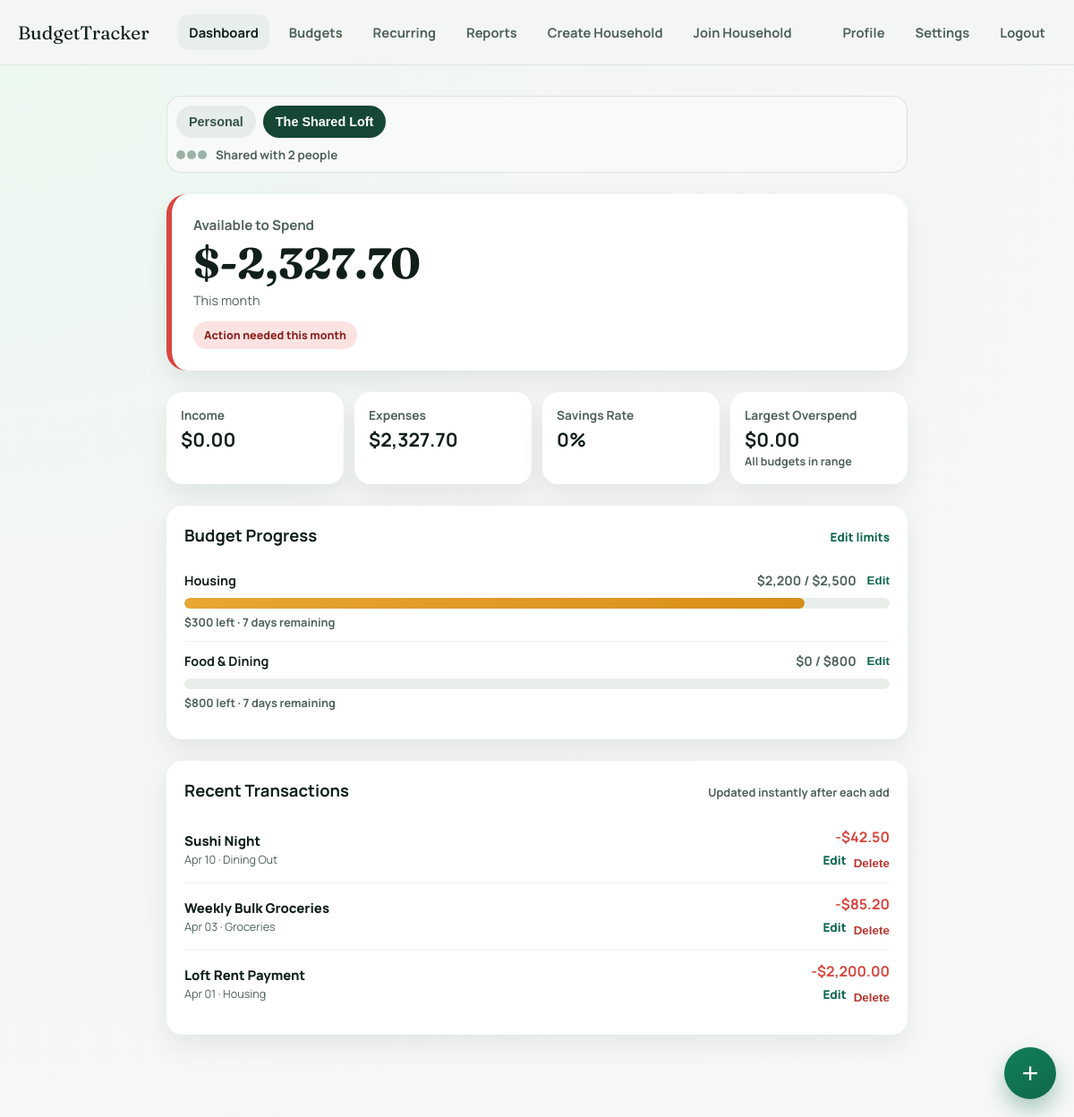
The page /household/1 (signed in) on the database its author committed.
### app/models.py (models this page shows, shortened)
class Household(db.Model):
    __tablename__ = "household"
    household_id = db.Column(db.Integer, primary_key=True)
    name = db.Column(db.String(120), nullable=False)
    invite_code = db.Column(db.String(50), unique=True, nullable=True)
    memberships = db.relationship("HouseholdMembership", back_populates="household", lazy=True)
    categories = db.relationship("Category", backref="household", lazy=True, foreign_keys="Category.household_id")
    transactions = db.relationship("Transaction", backref="household", lazy=True)
    budgets = db.relationship("Budget", backref="household", lazy=True)

class Category(db.Model):
    __tablename__ = "category"
    category_id = db.Column(db.Integer, primary_key=True)
    name = db.Column(db.String(80), nullable=False)
    user_id = db.Column(db.Integer, db.ForeignKey("user.id"), nullable=True)
    household_id = db.Column(db.Integer, db.ForeignKey("household.household_id"), nullable=True)
    parent_id = db.Column(db.Integer, db.ForeignKey('category.category_id'), nullable=True)
    is_system = db.Column(db.Boolean, default=False)
    subcategories = db.relationship("Category", backref=db.backref("parent", remote_side=[category_id]), lazy=True)
    transactions = db.relationship("Transaction", backref="category", lazy=True)

class Budget(db.Model):
    __tablename__ = "budget"
    budget_id = db.Column(db.Integer, primary_key=True)
    description = db.Column(db.String(255), nullable=True)
    month = db.Column(db.Date, nullable=False)
    limit_amount = db.Column(db.Float, nullable=False)
    category_id = db.Column(db.Integer, db.ForeignKey("category.category_id"), nullable=False)
    user_id = db.Column(db.Integer, db.ForeignKey("user.id"), nullable=True)
    household_id = db.Column(db.Integer, db.ForeignKey("household.household_id"), nullable=True)
    category = db.relationship("Category", backref="budgets", lazy=True)

class Transaction(db.Model):
    __tablename__ = "transaction"
    transaction_id = db.Column(db.Integer, primary_key=True)
    amount = db.Column(db.Float, nullable=False)
    type = db.Column(db.String(10), nullable=False)  # "income" or "expense"
    date = db.Column(db.Date, nullable=False, default=date.today)
    description = db.Column(db.String(255), nullable=True)
    user_id = db.Column(db.Integer, db.ForeignKey("user.id"), nullable=False)
    household_id = db.Column(db.Integer, db.ForeignKey("household.household_id"), nullable=True)  # NULL = personal
    category_id = db.Column(db.Integer, db.ForeignKey("category.category_id"), nullable=True)
    recurring_id = db.Column(db.Integer, db.ForeignKey("recurring_transaction.id"), nullable=True)
    __table_args__ = (
        db.UniqueConstraint("recurring_id", "date", name="uq_recurring_date"),
    )

### app/main/dashboard.py (the view)
@bp.route("/household/<int:household_id>")
@login_required
def household_dashboard(household_id):
    household = Household.query.get(household_id)
    if not household or not current_user.is_member_of(household):
        abort(404)
    context = _build_dashboard_context(household=household)
    return render_template("household.html", **context)

### app/main/transactions.py (called while the page is built)
@bp.before_app_request
def ensure_recurring_synced():
    if not current_user.is_authenticated:
        return
    if request.endpoint in [
        "main.personal_dashboard",
        "main.household_dashboard",
        "main.dashboard_content",
        "main.recurring_page",
    ]:
        try:
            sync_recurring(current_user.id)
        except Exception:
            db.session.rollback()

### app/main/utils.py (called while the page is built, shortened)
def get_recurring_template_scope(user_id):
    household_ids = [m.household_id for m in HouseholdMembership.query.filter_by(user_id=user_id).all()]
    if household_ids:
        return RecurringTransaction.query.filter(
            RecurringTransaction.is_active.is_(True),
            or_(
                RecurringTransaction.user_id == user_id,
                RecurringTransaction.household_id.in_(household_ids),
            ),
        )
    return RecurringTransaction.query.filter_by(is_active=True, user_id=user_id)

def sync_recurring(user_id=None):
    today = date.today()
    if user_id is not None:
        query = get_recurring_template_scope(user_id)
    else:
        query = RecurringTransaction.query.filter_by(is_active=True)
    created = []
    if created:
        db.session.commit()
    return created

### app/models.py (called while the page is built)
    @property
    def households(self):
        return [m.household for m in self.memberships]

    def is_member_of(self, household):
        return any(m.household_id == household.household_id for m in self.memberships)

### app/templates/household.html (shortened to what this page needs)
{% extends "dashboard.html" %}

### app/templates/partials/dashboard_content.html (shortened to what this page needs)
<div
  id="dashboard-content"
  class="dashboard-content"
  {% if is_household %}
    data-scope="household"
  {% else %}
    data-scope="personal"
  {% endif %}
>
  <div class="scope-toggle-wrap">
    <div class="scope-toggle">
      <button
        class="scope-pill {% if not is_household %}active{% endif %}"
        hx-get="{{ url_for('main.dashboard_content') }}"
        hx-target="#dashboard-content"
        hx-swap="outerHTML"
        hx-push-url="{{ url_for('main.personal_dashboard') }}"
        hx-indicator=".dashboard-skeleton"
      >
        Personal
      </button>
      {% for h in current_user.households %}
      <button
        class="scope-pill {% if is_household and household.household_id == h.household_id %}active{% endif %}"
        hx-get="{{ url_for('main.dashboard_content', household_id=h.household_id) }}"
        hx-target="#dashboard-content"
        hx-swap="outerHTML"
        hx-push-url="{{ url_for('main.household_dashboard', household_id=h.household_id) }}"
        hx-indicator=".dashboard-skeleton"
      >
        {{ h.name }}
      </button>
      {% endfor %}
    </div>
    {% if is_household %}
    <div class="scope-members">
      <div class="member-dots" aria-hidden="true">
        <span></span><span></span><span></span>
      </div>
      Shared with {{ member_count }} {{ "person" if member_count == 1 else "people" }}
    </div>
    {% endif %}
  </div>
  <section class="hero hero-{{ health_state }}">
    <p class="hero-label">Available to Spend</p>
    <h1 class="hero-amount">${{ "{:,.2f}".format(available_to_spend) }}</h1>
    <p class="hero-meta">This month {% if month_income > 0 %}- Savings rate {{ savings_rate|round(1) }}%{% endif %}</p>
    <div class="health-pill {{ health_state }}">
      {% if health_state == "good" %}
      On track this month
      {% elif health_state == "warning" %}
      Close to your spending limit
      {% else %}
      Action needed this month
      {% endif %}
    </div>
  </section>
  <section class="summary-grid">
    <article class="summary-card">
      <p>Income</p>
      <strong>${{ "{:,.2f}".format(month_income) }}</strong>
    </article>
    <article class="summary-card">
      <p>Expenses</p>
      <strong>${{ "{:,.2f}".format(month_expenses) }}</strong>
    </article>
    <article class="summary-card">
      <p>Savings Rate</p>
      <strong>{{ savings_rate|round(1) }}%</strong>
    </article>
    <article class="summary-card {% if largest_overspend %}warn{% endif %}">
      <p>Largest Overspend</p>
      {% if largest_overspend %}
      <strong>${{ "{:,.2f}".format(largest_overspend.remaining|abs) }}</strong>
      <small>{{ largest_overspend.category }}</small>
      {% else %}
      <strong>$0.00</strong>
      <small>All budgets in range</small>
      {% endif %}
    </article>
  </section>
  <section class="dashboard-card">
    <div class="card-header">
      <h2>Budget Progress</h2>
      <a href="{{ url_for('main.view_budgets') }}" class="muted-link">Edit limits</a>
    </div>
    {% if budget_items %}
      {% for item in budget_items %}
      <article class="budget-row {% if item.remaining < 0 %}is-over{% endif %}">
        <div class="budget-row-top">
          <p class="budget-name">{{ item.category }}</p>
          <div style="display: flex; gap: 12px; align-items: center;">
            <p class="budget-values">${{ "{:,.0f}".format(item.spent) }} / ${{ "{:,.0f}".format(item.limit) }}</p>
            <button type="button" class="inline-link"
                    data-open-budget-modal
                    data-budget-id="{{ item.budget_id }}"
                    data-category="{{ item.category }}"
                    data-month="{{ item.month }}"
                    data-limit="{{ item.limit }}"
                    data-description="{{ item.description }}"
                    data-action="{{ url_for('main.edit_budget', budget_id=item.budget_id) }}"
                    aria-label="Edit {{ item.category }} budget">Edit</button>
          </div>
        </div>
        <div class="progress-track">
          <div class="progress-fill {% if item.percent >= 90 %}danger{% elif item.percent >= 70 %}warning{% else %}safe{% endif %}" style="--target: {{ item.percent|round(1) }}%;"></div>
        </div>
        <p class="budget-meta">
          {% if item.remaining >= 0 %}
            ${{ "{:,.0f}".format(item.remaining) }} left · {{ days_remaining }} days remaining
          {% else %}
            You're ${{ "{:,.0f}".format(item.remaining|abs) }} over budget
          {% endif %}
        </p>
      </article>
      {% endfor %}
    {% else %}
      <p class="empty">No budgets yet. Add your first monthly limit to get quick progress signals.</p>
    {% endif %}
  </section>
  <section class="dashboard-card">
    <div class="card-header">
      <h2>Recent Transactions</h2>
      <p class="card-subtle">Updated instantly after each add</p>
    </div>
    {% if transactions %}
      <ul class="transaction-list">
        {% for t in transactions %}
        <li class="transaction-item">
          <div>
            <p class="transaction-title">{{ t.description or (t.category.name if t.category else "Transaction") }}</p>
            <p class="transaction-meta">{{ t.date.strftime('%b %d') if t.date else "Today" }} · {{ t.category.name if t.category else "Uncategorized" }}</p>
          </div>
          <div class="transaction-right">
            <strong class="amount-{{ t.type }}">{{ "+" if t.type == "income" else "-" }}${{ "{:,.2f}".format(t.amount) }}</strong>
            <div class="transaction-actions">
              <a href="{{ url_for('main.edit_transaction', transaction_id=t.transaction_id) }}" class="inline-link">Edit</a>
              <form action="{{ url_for('main.delete_transaction', transaction_id=t.transaction_id) }}" method="POST" onsubmit="return confirm('Delete this transaction?')">
                <button type="submit" class="inline-link danger">Delete</button>
              </form>
            </div>
          </div>
        </li>
        {% endfor %}
      </ul>
    {% else %}
      <p class="empty">No transactions yet. Use the + button to add one in seconds.</p>
    {% endif %}
  </section>
  <button type="button" class="fab-button" data-open-transaction-modal aria-label="Add transaction">+</button>
</div>

### rows shown on the page
Household: name "The Shared Loft"
Category: category "Housing"
Budget: limit "2,500"
Category: category "Food & Dining"
Budget: limit "800"
Transaction: description "Sushi Night", date "Apr 10", category "Dining Out", type "-", amount "42.50"
Transaction: description "Weekly Bulk Groceries", date "Apr 03", category "Groceries", type "-", amount "85.20"
Transaction: description "Loft Rent Payment", date "Apr 01", category "Housing", type "-", amount "2,200.00"

### other values the page prints
{{ member_count }} "2"
{{ "person" if member_count == 1 else "people" }} "people"
{{ "{:,.2f}".format(available_to_spend) }} "-2,327.70"
{{ "{:,.2f}".format(month_income) }} "0.00"
{{ "{:,.2f}".format(month_expenses) }} "2,327.70"
{{ savings_rate|round(1) }} "0"
{{ "{:,.0f}".format(item.spent) }} "2,200" "0"
{{ "{:,.0f}".format(item.remaining) }} "300" "800"
